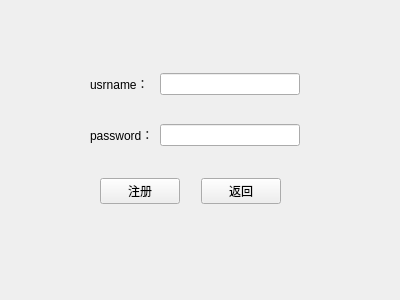
<?xml version="1.0" encoding="UTF-8"?>
<ui version="4.0">
 <class>Form</class>
 <widget class="QWidget" name="Form">
  <property name="geometry">
   <rect>
    <x>0</x>
    <y>0</y>
    <width>400</width>
    <height>300</height>
   </rect>
  </property>
  <property name="windowTitle">
   <string>Form</string>
  </property>
  <widget class="QWidget" name="widget" native="true">
   <property name="geometry">
    <rect>
     <x>90</x>
     <y>50</y>
     <width>210</width>
     <height>121</height>
    </rect>
   </property>
   <layout class="QGridLayout" name="gridLayout">
    <item row="1" column="1">
     <widget class="QLineEdit" name="lineEdit_2"/>
    </item>
    <item row="0" column="1">
     <widget class="QLineEdit" name="lineEdit"/>
    </item>
    <item row="1" column="0">
     <widget class="QLabel" name="label_2">
      <property name="text">
       <string>password：</string>
      </property>
     </widget>
    </item>
    <item row="0" column="0">
     <widget class="QLabel" name="label">
      <property name="text">
       <string>usrname：</string>
      </property>
     </widget>
    </item>
   </layout>
  </widget>
  <widget class="QWidget" name="widget_2" native="true">
   <property name="geometry">
    <rect>
     <x>100</x>
     <y>170</y>
     <width>181</width>
     <height>42</height>
    </rect>
   </property>
   <layout class="QHBoxLayout" name="horizontalLayout">
    <item>
     <widget class="QPushButton" name="register_btn">
      <property name="text">
       <string>注册</string>
      </property>
     </widget>
    </item>
    <item>
     <spacer name="horizontalSpacer">
      <property name="orientation">
       <enum>Qt::Horizontal</enum>
      </property>
      <property name="sizeHint" stdset="0">
       <size>
        <width>40</width>
        <height>20</height>
       </size>
      </property>
     </spacer>
    </item>
    <item>
     <widget class="QPushButton" name="cancel">
      <property name="text">
       <string>返回</string>
      </property>
     </widget>
    </item>
   </layout>
  </widget>
 </widget>
 <resources/>
 <connections/>
</ui>
